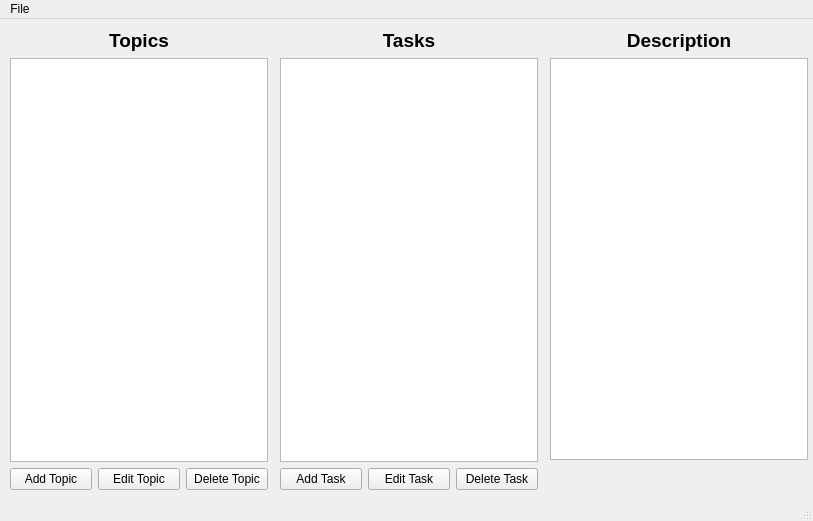
<?xml version="1.0" encoding="UTF-8"?>
<ui version="4.0">
 <class>MainWindow</class>
 <widget class="QMainWindow" name="MainWindow">
  <property name="geometry">
   <rect>
    <x>0</x>
    <y>0</y>
    <width>813</width>
    <height>521</height>
   </rect>
  </property>
  <property name="windowTitle">
   <string>Task Scheduler</string>
  </property>
  <widget class="QWidget" name="centralwidget">
   <widget class="QWidget" name="layoutWidgetTopics">
    <property name="geometry">
     <rect>
      <x>10</x>
      <y>10</y>
      <width>258</width>
      <height>461</height>
     </rect>
    </property>
    <layout class="QVBoxLayout" name="verticalLayoutTopics">
     <item>
      <widget class="QLabel" name="labelTopicsTitle">
       <property name="font">
        <font>
         <pointsize>14</pointsize>
         <bold>true</bold>
        </font>
       </property>
       <property name="text">
        <string>Topics</string>
       </property>
       <property name="alignment">
        <set>Qt::AlignCenter</set>
       </property>
      </widget>
     </item>
     <item>
      <widget class="QListWidget" name="listWidgetTopic"/>
     </item>
     <item>
      <layout class="QHBoxLayout" name="horizontalLayoutTopics">
       <item>
        <widget class="QPushButton" name="pushButtonAddTopic">
         <property name="text">
          <string>Add Topic</string>
         </property>
        </widget>
       </item>
       <item>
        <widget class="QPushButton" name="pushButtonEditTopic">
         <property name="text">
          <string>Edit Topic</string>
         </property>
        </widget>
       </item>
       <item>
        <widget class="QPushButton" name="pushButtonDeleteTopic">
         <property name="text">
          <string>Delete Topic</string>
         </property>
        </widget>
       </item>
      </layout>
     </item>
    </layout>
   </widget>
   <widget class="QWidget" name="layoutWidgetTasks">
    <property name="geometry">
     <rect>
      <x>280</x>
      <y>10</y>
      <width>258</width>
      <height>461</height>
     </rect>
    </property>
    <layout class="QVBoxLayout" name="verticalLayoutTasks">
     <item>
      <widget class="QLabel" name="labelTasksTitle">
       <property name="font">
        <font>
         <pointsize>14</pointsize>
         <bold>true</bold>
        </font>
       </property>
       <property name="text">
        <string>Tasks</string>
       </property>
       <property name="alignment">
        <set>Qt::AlignCenter</set>
       </property>
      </widget>
     </item>
     <item>
      <widget class="QListWidget" name="listWidgetTask">
       <property name="selectionMode">
        <enum>QAbstractItemView::SingleSelection</enum>
       </property>
       <property name="editTriggers">
        <set>QAbstractItemView::NoEditTriggers</set>
       </property>
      </widget>
     </item>
     <item>
      <layout class="QHBoxLayout" name="horizontalLayoutTasks">
       <item>
        <widget class="QPushButton" name="pushButtonAddTask">
         <property name="text">
          <string>Add Task</string>
         </property>
        </widget>
       </item>
       <item>
        <widget class="QPushButton" name="pushButtonEditTask">
         <property name="text">
          <string>Edit Task</string>
         </property>
        </widget>
       </item>
       <item>
        <widget class="QPushButton" name="pushButtonDeleteTask">
         <property name="text">
          <string>Delete Task</string>
         </property>
        </widget>
       </item>
      </layout>
     </item>
    </layout>
   </widget>
   <widget class="QWidget" name="layoutWidgetDescription">
    <property name="geometry">
     <rect>
      <x>550</x>
      <y>10</y>
      <width>258</width>
      <height>431</height>
     </rect>
    </property>
    <layout class="QVBoxLayout" name="verticalLayoutDescription">
     <item>
      <widget class="QLabel" name="labelDescriptionTitle">
       <property name="font">
        <font>
         <pointsize>14</pointsize>
         <bold>true</bold>
        </font>
       </property>
       <property name="text">
        <string>Description</string>
       </property>
       <property name="alignment">
        <set>Qt::AlignCenter</set>
       </property>
      </widget>
     </item>
     <item>
      <widget class="QTextEdit" name="textEditDescriptionDisplay">
       <property name="readOnly">
        <bool>true</bool>
       </property>
      </widget>
     </item>
    </layout>
   </widget>
  </widget>
  <widget class="QMenuBar" name="menubar">
   <property name="geometry">
    <rect>
     <x>0</x>
     <y>0</y>
     <width>813</width>
     <height>22</height>
    </rect>
   </property>
   <widget class="QMenu" name="menuFile">
    <property name="title">
     <string>File</string>
    </property>
    <addaction name="actionExit"/>
   </widget>
   <addaction name="menuFile"/>
  </widget>
  <widget class="QStatusBar" name="statusbar"/>
  <action name="actionExit">
   <property name="text">
    <string>Exit</string>
   </property>
  </action>
 </widget>
 <resources/>
 <connections/>
</ui>
